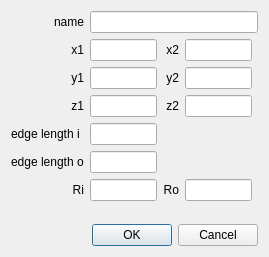
<?xml version="1.0" encoding="UTF-8"?>
<ui version="4.0">
 <class>GuiEdgeLengthSourcePipe</class>
 <widget class="QDialog" name="GuiEdgeLengthSourcePipe">
  <property name="geometry">
   <rect>
    <x>0</x>
    <y>0</y>
    <width>269</width>
    <height>257</height>
   </rect>
  </property>
  <property name="windowTitle">
   <string>pipe source</string>
  </property>
  <layout class="QVBoxLayout" name="verticalLayout">
   <item>
    <layout class="QGridLayout" name="gridLayout">
     <item row="0" column="1" colspan="4">
      <widget class="QLineEdit" name="lineEditName"/>
     </item>
     <item row="0" column="0">
      <widget class="QLabel" name="label">
       <property name="text">
        <string>name</string>
       </property>
       <property name="alignment">
        <set>Qt::AlignRight|Qt::AlignTrailing|Qt::AlignVCenter</set>
       </property>
      </widget>
     </item>
     <item row="1" column="1">
      <widget class="QLineEdit" name="lineEditX1"/>
     </item>
     <item row="1" column="0">
      <widget class="QLabel" name="label_2">
       <property name="text">
        <string>x1</string>
       </property>
       <property name="alignment">
        <set>Qt::AlignRight|Qt::AlignTrailing|Qt::AlignVCenter</set>
       </property>
      </widget>
     </item>
     <item row="1" column="2">
      <widget class="QLabel" name="label_8">
       <property name="text">
        <string>x2</string>
       </property>
       <property name="alignment">
        <set>Qt::AlignRight|Qt::AlignTrailing|Qt::AlignVCenter</set>
       </property>
      </widget>
     </item>
     <item row="2" column="1">
      <widget class="QLineEdit" name="lineEditY1"/>
     </item>
     <item row="3" column="1">
      <widget class="QLineEdit" name="lineEditZ1"/>
     </item>
     <item row="2" column="0">
      <widget class="QLabel" name="label_9">
       <property name="text">
        <string>y1</string>
       </property>
       <property name="alignment">
        <set>Qt::AlignRight|Qt::AlignTrailing|Qt::AlignVCenter</set>
       </property>
      </widget>
     </item>
     <item row="3" column="0">
      <widget class="QLabel" name="label_10">
       <property name="text">
        <string>z1</string>
       </property>
       <property name="alignment">
        <set>Qt::AlignRight|Qt::AlignTrailing|Qt::AlignVCenter</set>
       </property>
      </widget>
     </item>
     <item row="2" column="2">
      <widget class="QLabel" name="label_11">
       <property name="text">
        <string>y2</string>
       </property>
       <property name="alignment">
        <set>Qt::AlignRight|Qt::AlignTrailing|Qt::AlignVCenter</set>
       </property>
      </widget>
     </item>
     <item row="3" column="2">
      <widget class="QLabel" name="label_12">
       <property name="text">
        <string>z2</string>
       </property>
       <property name="alignment">
        <set>Qt::AlignRight|Qt::AlignTrailing|Qt::AlignVCenter</set>
       </property>
      </widget>
     </item>
     <item row="2" column="3">
      <widget class="QLineEdit" name="lineEditY2"/>
     </item>
     <item row="3" column="3">
      <widget class="QLineEdit" name="lineEditZ2"/>
     </item>
     <item row="1" column="3">
      <widget class="QLineEdit" name="lineEditX2"/>
     </item>
     <item row="4" column="0">
      <widget class="QLabel" name="label_6">
       <property name="text">
        <string>edge length i</string>
       </property>
      </widget>
     </item>
     <item row="5" column="0">
      <widget class="QLabel" name="label_7">
       <property name="text">
        <string>edge length o</string>
       </property>
      </widget>
     </item>
     <item row="4" column="1">
      <widget class="QLineEdit" name="lineEditELi"/>
     </item>
     <item row="5" column="1">
      <widget class="QLineEdit" name="lineEditELo"/>
     </item>
     <item row="6" column="1">
      <widget class="QLineEdit" name="lineEditRi"/>
     </item>
     <item row="6" column="0">
      <widget class="QLabel" name="label_13">
       <property name="text">
        <string>Ri</string>
       </property>
       <property name="alignment">
        <set>Qt::AlignRight|Qt::AlignTrailing|Qt::AlignVCenter</set>
       </property>
      </widget>
     </item>
     <item row="6" column="2">
      <widget class="QLabel" name="label_14">
       <property name="text">
        <string>Ro</string>
       </property>
       <property name="alignment">
        <set>Qt::AlignRight|Qt::AlignTrailing|Qt::AlignVCenter</set>
       </property>
      </widget>
     </item>
     <item row="6" column="3">
      <widget class="QLineEdit" name="lineEditRo"/>
     </item>
    </layout>
   </item>
   <item>
    <spacer name="verticalSpacer">
     <property name="orientation">
      <enum>Qt::Vertical</enum>
     </property>
     <property name="sizeHint" stdset="0">
      <size>
       <width>20</width>
       <height>40</height>
      </size>
     </property>
    </spacer>
   </item>
   <item>
    <widget class="QDialogButtonBox" name="buttonBox">
     <property name="orientation">
      <enum>Qt::Horizontal</enum>
     </property>
     <property name="standardButtons">
      <set>QDialogButtonBox::Cancel|QDialogButtonBox::Ok</set>
     </property>
    </widget>
   </item>
  </layout>
 </widget>
 <tabstops>
  <tabstop>lineEditName</tabstop>
  <tabstop>lineEditX1</tabstop>
  <tabstop>lineEditY1</tabstop>
  <tabstop>lineEditZ1</tabstop>
  <tabstop>lineEditX2</tabstop>
  <tabstop>lineEditY2</tabstop>
  <tabstop>lineEditZ2</tabstop>
  <tabstop>lineEditELi</tabstop>
  <tabstop>lineEditELo</tabstop>
  <tabstop>lineEditRi</tabstop>
  <tabstop>lineEditRo</tabstop>
  <tabstop>buttonBox</tabstop>
 </tabstops>
 <resources/>
 <connections>
  <connection>
   <sender>buttonBox</sender>
   <signal>accepted()</signal>
   <receiver>GuiEdgeLengthSourcePipe</receiver>
   <slot>accept()</slot>
   <hints>
    <hint type="sourcelabel">
     <x>248</x>
     <y>254</y>
    </hint>
    <hint type="destinationlabel">
     <x>157</x>
     <y>274</y>
    </hint>
   </hints>
  </connection>
  <connection>
   <sender>buttonBox</sender>
   <signal>rejected()</signal>
   <receiver>GuiEdgeLengthSourcePipe</receiver>
   <slot>reject()</slot>
   <hints>
    <hint type="sourcelabel">
     <x>316</x>
     <y>260</y>
    </hint>
    <hint type="destinationlabel">
     <x>286</x>
     <y>274</y>
    </hint>
   </hints>
  </connection>
 </connections>
</ui>
